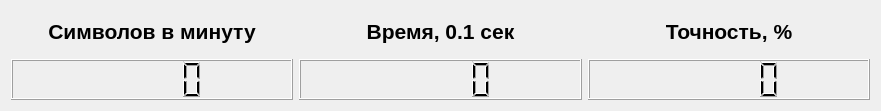
   <widget class="QWidget" name="layoutWidget">
    <property name="geometry">
     <rect>
      <x>10</x>
      <y>70</y>
      <width>881</width>
      <height>111</height>
     </rect>
    </property>
    <layout class="QHBoxLayout" name="horizontalLayout_6">
     <item>
      <layout class="QVBoxLayout" name="verticalLayout_3">
       <item>
        <widget class="QLabel" name="lnl_symbols">
         <property name="text">
          <string>&lt;html&gt;&lt;head/&gt;&lt;body&gt;&lt;p align=&quot;center&quot;&gt;&lt;span style=&quot; font-size:16pt; font-weight:700;&quot;&gt;Символов в минуту&lt;/span&gt;&lt;/p&gt;&lt;/body&gt;&lt;/html&gt;</string>
         </property>
        </widget>
       </item>
       <item>
        <widget class="QLCDNumber" name="lcd_symbols"/>
       </item>
      </layout>
     </item>
     <item>
      <layout class="QVBoxLayout" name="verticalLayout_2">
       <item>
        <widget class="QLabel" name="lbl_timer">
         <property name="text">
          <string>&lt;html&gt;&lt;head/&gt;&lt;body&gt;&lt;p align=&quot;center&quot;&gt;&lt;span style=&quot; font-size:16pt; font-weight:704;&quot;&gt;Время, 0.1 сек&lt;/span&gt;&lt;/p&gt;&lt;/body&gt;&lt;/html&gt;</string>
         </property>
        </widget>
       </item>
       <item>
        <widget class="QLCDNumber" name="lcd_timer"/>
       </item>
      </layout>
     </item>
     <item>
      <layout class="QVBoxLayout" name="verticalLayout_4">
       <item>
        <widget class="QLabel" name="lbl_accuracy">
         <property name="text">
          <string>&lt;html&gt;&lt;head/&gt;&lt;body&gt;&lt;p align=&quot;center&quot;&gt;&lt;span style=&quot; font-size:16pt; font-weight:700;&quot;&gt;Точность, %&lt;/span&gt;&lt;/p&gt;&lt;/body&gt;&lt;/html&gt;</string>
         </property>
        </widget>
       </item>
       <item>
        <widget class="QLCDNumber" name="lcd_accuracy"/>
       </item>
      </layout>
     </item>
    </layout>
   </widget>
